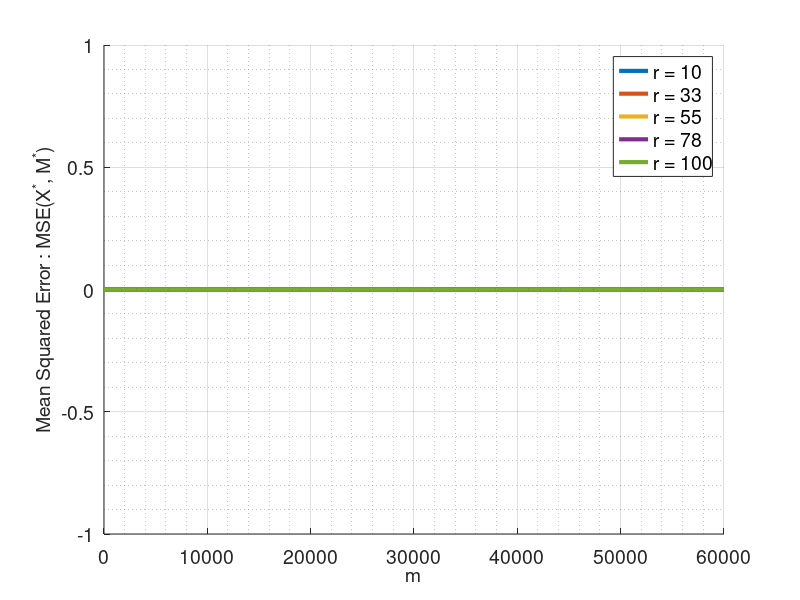

MATLAB code for this plot:
%% Analysis
clear; clc;

n1 = 200;
n2 = 300;

[p, q] = meshgrid(1:n1,1:n2);
all_coords = [p(:) q(:)];
clear p q;

r_list = round(linspace(10,n1/2,5));
m_list = round(linspace(1,n1*n2,20));
mse_list = zeros(length(m_list), length(r_list));

mu_0_list = zeros(size(r_list));

for testcase_i=1
    for j=1:length(r_list)
        r = r_list(j);
        
        U = orth(rand(n1,r));
        V = orth(rand(n2,r));
        
        P_U = U * ( (U'*U) \ U' );
        P_V = V * ( (V'*V) \ V' );
        mu_0_U = n1/r * max( sqrt( sum((P_U*eye(n1)).^2, 1) ) );
        mu_0_V = n1/r * max( sqrt( sum((P_V*eye(n2)).^2, 1) ) );
        mu_0 = max(mu_0_U, mu_0_V);
        mu_0_list(j) = mu_0;
        
        continue;
        
        diag_elements = randi(50, r, 1);
        S = diag( sort(diag_elements, 'descend') );
    
        M_full = U*S*V';
    
        for i=1:length(m_list)
            m = m_list(i);
            
            omega_indices = datasample(1:n1*n2, m, 'Replace', false);
            omega = all_coords(omega_indices, :);
            
            M = zeros(n1,n2);
            
            for k=1:m
                M(omega(k,1), omega(k,2)) = M_full(omega(k,1), omega(k,2));
            end
            
            % actual algo
            
            X_0 = zeros(n1,n2);
            iter = 1;
            iter_max = 10000;
            X_k = X_0;
            thresh = 1e-6;

            lambda = 1e-1;
            while iter <= iter_max
                t = 0.5;

                X_km1 = X_k;
                X_k = prox_t(M, X_km1, t, lambda);

                if norm(X_k - X_km1, 'fro') <= thresh
                    disp('Improvement below threshold');
                    break;
                end
                iter = iter+1;
            end
            if iter > iter_max
                disp('Iteration limit');
            end
            
            X_star = X_k;
            
            mse_list(i,j) = mse(X_star, M_full);
        end
    end
end

%% plot

figure(1); clf;
hold on; grid on; grid minor;
plot(m_list, mse_list, 'LineWidth', 3);
legend_list = cell(length(r_list),1);
for i=1:length(r_list)
    legend_list{i} = ['r = ', num2str(r_list(i))];
end
legend(legend_list{:});
xlabel('m');
ylabel('Mean Squared Error : MSE(X^*, M^*)');

fig=gcf;
set(findall(fig,'-property','FontSize'),'FontSize',14)